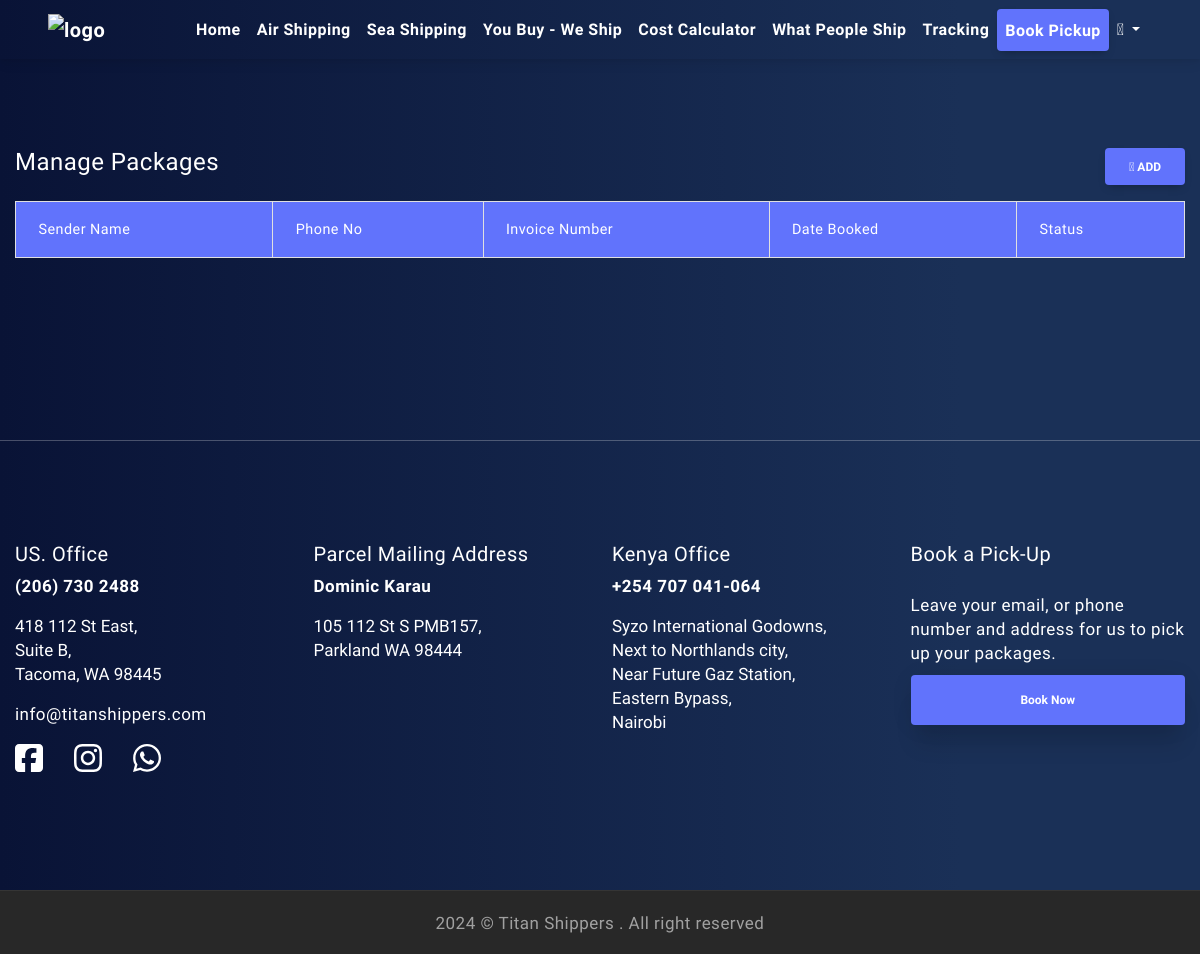
The page /administration/manage-packages (signed in) on the database as committed earlier.
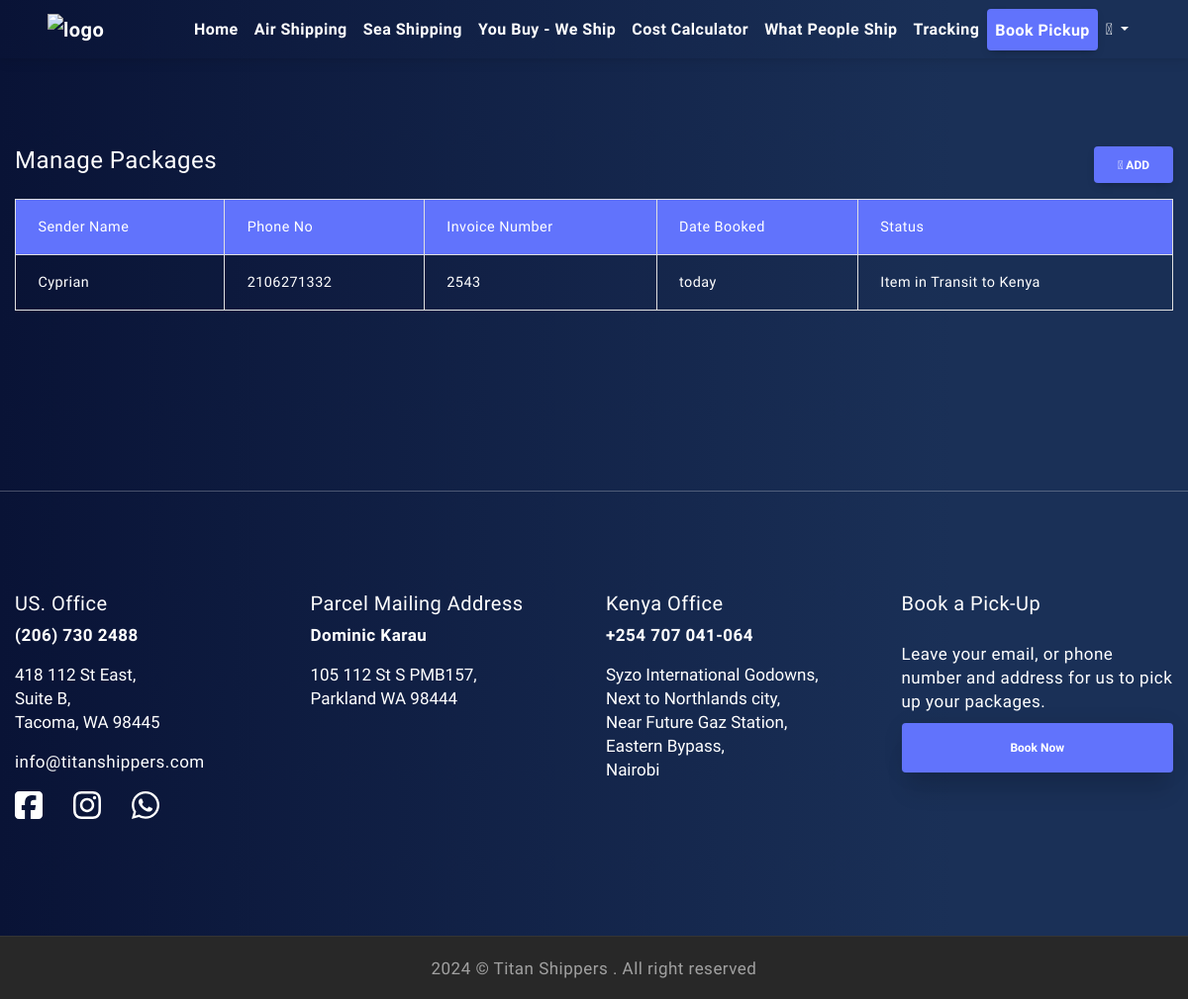
The same page on the database as committed later.
### titanapp/models.py (models this page shows, shortened)
class Package(models.Model):
    name = models.CharField(max_length=100, null=True, blank=True)
    phonenumber = models.CharField(max_length=100, null=True, blank=True)
    invoice_number = models.CharField(max_length=100, null=True, blank=True)
    status = models.CharField(max_length=100, choices=stati, default="Item in US Warehouse")
    created = models.DateTimeField(default=timezone.now)
    updated = models.DateTimeField(default=timezone.now)

### titanapp/views.py (the view)
# urls.py: path("administration/manage-packages", views.managepackages, name="manage-packages"),
@user_passes_test(lambda u: u.is_superuser)
@login_required(login_url="accounts/login/")
def managepackages(request):
    packages = Package.objects.all()
    return render(request, "manage-packages.html", locals())

### templates/manage-packages.html (shortened to what this page needs)
{% extends 'base.html' %}
{% load static %}
{% load humanize %}
{% block content %}
    <section class="about-section about-page">
        <div class="thm-container">
            <div class="row">
                <div class="col-md-12 content-box">
                    <div class="sec-title mt-5 d-flex justify-content-between">
                        <h4>Manage Packages</h4>
                        <button class="btn bg-color-scheme fw-bold" data-bs-toggle="modal"
                                data-bs-target="#add-package"><i class="fal fa-plus"></i> Add
                        </button>
                    </div>
                    <div>
                        <table id="all-packages" class="table table-striped table-bordered mt-3" style="width:100%">
                            <thead class="bg-color-scheme">
                            <tr class="fw-bolder">
                                <th>Sender Name</th>
                                <th>Phone No</th>
                                <th>Invoice Number</th>
                                <th>Date Booked</th>
                                <th>Status</th>
                            </tr>
                            </thead>
                            <tbody>
                            {% for pack in packages %}
                                <tr class='clickable-row' data-href="{% url 'package' id=pack.id %}">
                                    <td>{{ pack.name }}</td>
                                    <td>{{ pack.phonenumber }}</td>
                                    <td>{{ pack.invoice_number }}</td>
                                    <td>{{ pack.created | naturalday }}</td>
                                    <td>{{ pack.status }}</td>
                                </tr>
                            {% endfor %}
                            </tbody>
                        </table>
                    </div>
                </div>
            </div>
        </div>
    </section>
    <hr>
{% endblock %}

### templates/base.html (shortened to what this page needs)
{% load static %}
<!DOCTYPE html>
<html lang="en">
<head>
    <link rel="stylesheet" href="{% static 'css/style.css' %}">
    <link href="{% static 'assets/bootstrap/css/bootstrap.min.css' %}" rel="stylesheet"/>
    <link href="{% static 'css/mdb.min.css' %}" rel="stylesheet"/>
    <link href="{% static 'assets/font-awesome/css/all.min.css' %}" rel="stylesheet"/>
</head>
<body>
<nav class="navbar navbar-expand-lg  blue-bg navbar-dark fixed-top fw-bold">
    <div class="container-fluid px-5">
        <a class="navbar-brand" href="{% url 'home' %}"><img style="max-height: 60px;"
                                                             src="{% static 'img/logo-trial.png' %}"
                                                             alt="logo"></a>
        <div class="collapse navbar-collapse" id="navbarSupportedContent">
            <ul class="navbar-nav d-flex  me-1">
                <li class="nav-item me-lg-0"><a class="nav-link" href="{% url 'home' %}">Home</a></li>
                <li class="nav-item me-lg-0"><a class="nav-link" href="{% url 'air' %}">Air Shipping</a></li>
                <li class="nav-item me-lg-0"><a class="nav-link" href="{% url 'sea' %}">Sea Shipping</a></li>
                <li class="nav-item me-lg-0"><a class="nav-link" href="{% url 'you-buy-we-ship' %}">You Buy - We
                    Ship</a></li>
                <li class="nav-item me-lg-0"><a class="nav-link" href="{% url 'pricing' %}">Cost Calculator</a></li>
                <li class="nav-item me-lg-0"><a class="nav-link" href="{% url 'what-people-ship' %}">What People
                    Ship</a></li>
                {% if user.is_authenticated %}
                    <li class="nav-item me-lg-0"><a class="nav-link" href="{% url 'track-package' %}">Tracking</a></li>
                {% endif %}
                <li class="nav-item me-lg-0"><span
                        class="nav-link btn text-capitalize bg-color-scheme" id="book-nav" data-bs-toggle="modal"
                        data-bs-target="#book-pickup">Book
                    Pickup</span></li>
                {% if user.is_authenticated %}
                    <li class="nav-item dropdown">
                        <button class="nav-link dropdown-toggle"
                                id="bd-theme" type="button" aria-expanded="false" data-bs-toggle="dropdown"
                                data-bs-display="static" aria-label="Toggle theme (dark)">
                            <i class="fal fa-cog"></i>
                        </button>
                    </li>
                {% endif %}
            </ul>
        </div>
    </div>
</nav>
<div id="page-wrapper">
    {% block content %}
    {% endblock %}
    <footer class="footer">
        <div class="thm-container">
            <div class="row">
                <div class="col-md-3 mb-5">
                    <div class="about-widget footer-widget ">
                        <h5>US. Office</h5>
                        <p class="phone-number fw-bold mb-3"><a class="addr" target="_blank"
                                                                href="tel://(206) 730 2488">(206) 730
                            2488</a></p>
                        <p class="address mb-3"><a class="addr" target="_blank"
                                                   href="https://maps.app.goo.gl/s4mEaYRGBxJ9m98W9">418 112 St East,<br>
                            Suite
                            B,<br>
                            Tacoma, WA 98445</a>
                        </p>
                        <p><a class="addr" target="_blank"
                              href="mailto:info@titanshippers.com">info@titanshippers.com</a></p>
                        <div class="">
                            <a class="" target="_blank" href="https://www.facebook.com/aquariumcabanasnrb"
                            ><i class="fab fa-facebook-square fa-2x"></i></a>&nbsp;&nbsp;&nbsp;&nbsp;&nbsp;&nbsp;
                            <a class="" target="_blank" href="https://www.instagram.com/titanshippers"
                            ><i class="fab fa-instagram fa-2x"></i></a>&nbsp;&nbsp;&nbsp;&nbsp;&nbsp;&nbsp;
                            <a class="" target="_blank" href="https://wa.me/+12067302488">
                                <i class="fab fa-whatsapp fa-2x"></i></a>
                        </div>
                    </div>
                </div>
                <div class="col-md-3 mb-5">
                    <div class="about-widget footer-widget ">
                        <h5>Parcel Mailing Address</h5>
                        <p class="phone-number fw-bold mb-3">Dominic Karau</p>
                        <p class="address mb-3"><a class="addr">105 112 St S PMB157,<br>Parkland WA 98444</a>
                        </p>
                    </div>
                </div>
                <div class="col-md-3 mb-5">
                    <div class="about-widget footer-widget ">
                        <h5>Kenya Office</h5>
                        <p class="phone-number fw-bold mb-3"><a class="addr" target="_blank"
                                                                href="tel://+254707041064">+254 707 041-064
                        </a></p>
                        <p class="address mb-3"><a class="addr" target="_blank"
                                                   href="https://maps.app.goo.gl/k4sSpgFu3Nh3mE3aA">Syzo International
                            Godowns,<br>Next to Northlands city,<br>Near Future Gaz Station,<br>Eastern Bypass,<br>
                            Nairobi
                        </a>
                        </p>
                    </div>
                </div>
                <div class="col-md-3 mb-5">
                    <div class="footer-widget subscribe-widget">
                        <div class="title">
                            <h3>Book a Pick-Up</h3>
                        </div>
                        <p style="margin-bottom: 10px!important;">Leave your email, or phone number and address for us
                            to pick up your
                            packages.</p>
                        <div id="book-pick-up" class="">
                            <button type="button" data-bs-toggle="modal" data-bs-target="#book-pickup"
                                    class="btn text-capitalize btn-block bg-color-scheme py-3 fw-bold shadow-5-strong rounded py-3"
                            >
                                Book Now
                            </button>
                        </div>
                    </div>
                </div>
            </div>
        </div>
    </footer>
    <section class="footer-bottom text-center">
        <div class="thm-container">
            <p><span id="current-year"></span> &copy; Titan Shippers . All right reserved</p>
        </div>
    </section>
</div>
</body>
</html>

### static/css/style.css (style rules this page uses)
.bg-color-scheme { background: #6173FC !important; }
body { font-family: 'Raleway'; color: white; font-size: 17px; line-height: 36px; letter-spacing: .03em; position: relative; }
a { text-decoration: none !important; }
h1, h2, h3, h4, h5, h6 { font-family: 'Raleway', sans-serif; color: #ffffff; }
button, input[type=submit] { color: #fff; background: #5E68FF; font-size: 16px; line-height: 1em; border: none; outline: none; border-radius: 4px; padding: 14.5px 30px; }
table { border-collapse: collapse; margin: 0 0 1.5em; width: 100%; }
thead th { border-bottom: 2px solid #bbb; padding-bottom: 0.5em; }
th { padding: 0.4em; text-align: left; }
tr { border-bottom: 1px solid #eee; }
td { padding: 0.4em; }
th:first-child, td:first-child { padding-left: 0; }
th:last-child, td:last-child { padding-right: 0; }
.thm-container { max-width: 1200px; padding: 0 15px; margin-left: auto; margin-right: auto; }
#page-wrapper { width: 100%; }
.about-section.about-page { padding-bottom: 100px; padding-top: 100px !important; }
.about-section.about-page .content-box { margin-bottom: 50px; }
.footer { padding-top: 85px; padding-bottom: 65px; }
.footer .footer-widget .title h3 { margin: 0; font-family: 'Poppins'; font-weight: 500; color: #fff; font-size: 20px; }
.footer .footer-widget.about-widget p.phone-number { font-size: 18px; color: #8B8B8B; font-family: 'Poppins'; margin: 0; }
.footer .footer-widget.about-widget p.address { margin: 0; font-family: 'Poppins'; color: #8B8B8B; font-size: 14px; line-height: 26px; letter-spacing: 0; margin-top: 7px; }
.footer .footer-widget.subscribe-widget .title { margin-bottom: 27px; }
.footer .footer-widget.subscribe-widget > p { color: #8B8B8B; font-family: 'Poppins'; font-size: 14px; line-height: 24px; margin: 0; }
.footer-bottom { background: #282828; border-top: 1px solid #353535; padding: 19.5px 0px; }
.footer-bottom p { color: #8B8B8B; opacity: .56; font-family: 'Poppins'; font-size: 14px; margin: 0; }

### templates/base.html (style rules this page uses)
* { font-family: "Raleway", sans-serif !important; font-optical-sizing: auto; }
body { background: rgb(9, 19, 54); background: linear-gradient(90deg, rgba(9, 19, 54, 1) 0%, rgba(26, 48, 87, 1) 80%); }
* { color: white !important; }
.addr { color: gray; }
.blue-bg { background: rgb(9, 19, 54) !important; background: linear-gradient(90deg, rgba(9, 19, 54, 1) 0%, rgba(26, 48, 87, 1) 80%) !important; color: white; }
p { font-size: 17px !important; line-height: 24px !important; }
.clickable-row { cursor: pointer; }

Rows that differ between the two databases and show on the page:
added Package: name "Cyprian", phonenumber "2106271332", invoice_number "2543", created "today", status "Item in Transit to Kenya"
